Frame 1 (no input): blank canvas, image omitted
Frame 60 (no input): blank canvas, image omitted
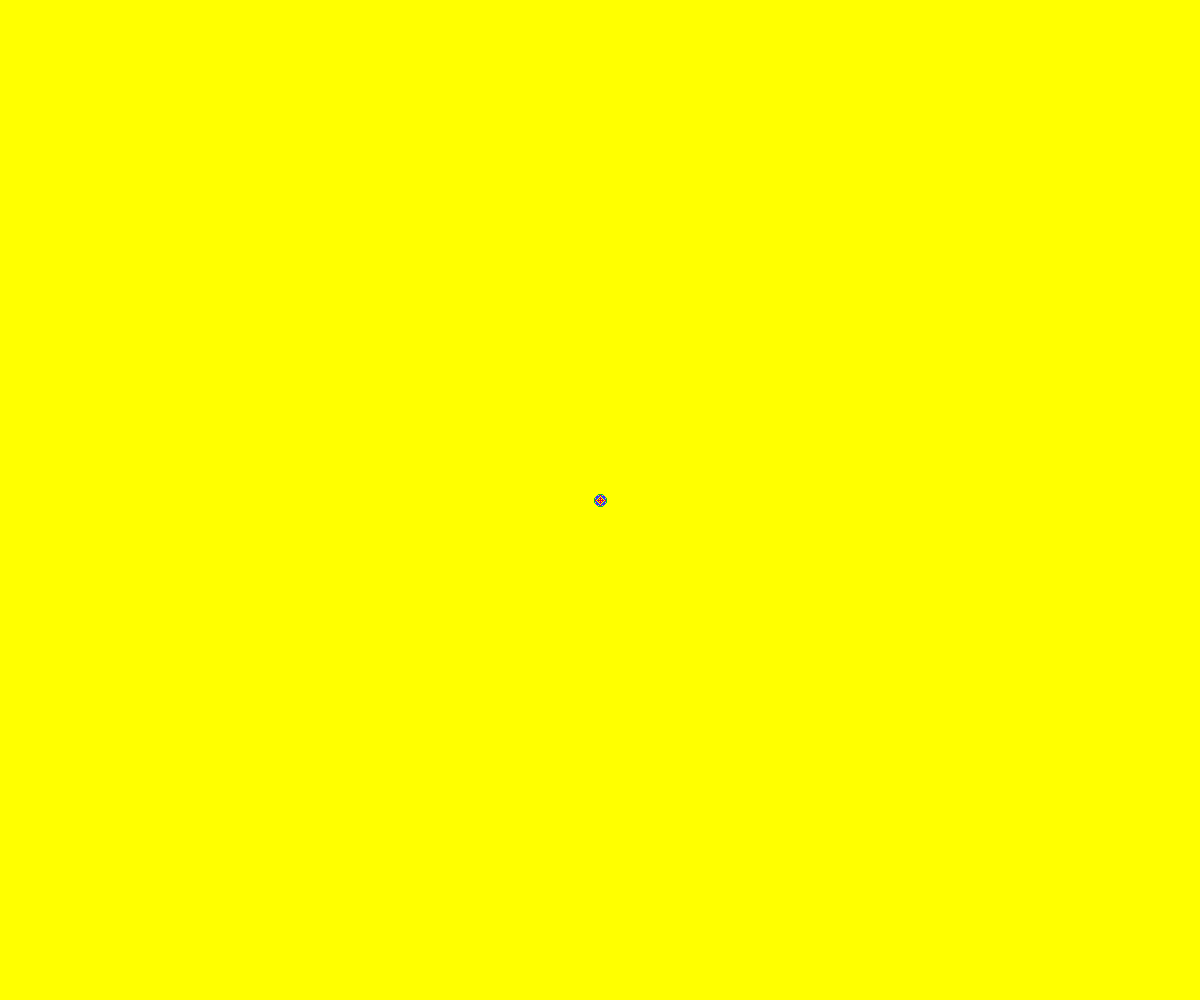
Frame 120 (the mouse pressed at the canvas centre since frame 60)

The p5.js sketch whose frames 1 and 60 were blank and that drew this single picture after the mouse press (run headless with seeded random() and noise() and a simulated clock; from frame 60 on, the mouse is pressed at the canvas centre):

// p5.js sketch
// ── sketch.js
const defaultColor = [255, 0, 0];
const colors = [
  [255, 255, 0],
  [0, 185, 63],
  [0, 104, 255],
  [122, 0, 229],
];

let sandpiles;
let nextpiles;

function setup() {
  createCanvas(windowWidth, windowHeight);
  pixelDensity(1);

  sandpiles = new Array(height).fill().map(() => new Array(width).fill(0));
  nextpiles = new Array(height).fill().map(() => new Array(width).fill(0));

  sandpiles[Math.trunc(height / 2)][Math.trunc(width / 2)] = 10 ** 9;

  background(...defaultColor);
}

function topple() {
  for (let y = 0; y < height; y++) {
    for (let x = 0; x < width; x++) {
      nextpiles[y][x] = sandpiles[y][x];
    }
  }

  for (let y = 0; y < height; y++) {
    for (let x = 0; x < width; x++) {
      const num = sandpiles[y][x];
      if (num < 4) continue;
      nextpiles[y][x] -= 4;
      if (x + 1 < width) nextpiles[y][x + 1]++;
      if (x - 1 >= 0) nextpiles[y][x - 1]++;
      if (y + 1 < height) nextpiles[y + 1][x]++;
      if (y - 1 >= 0) nextpiles[y - 1][x]++;
    }
  }

  let tmp = sandpiles;
  sandpiles = nextpiles;
  nextpiles = tmp;
}

function render() {
  loadPixels();
  for (let y = 0; y < height; y++) {
    for (let x = 0; x < width; x++) {
      const num = sandpiles[y][x];
      const col = num < 4 ? colors[num] : defaultColor;
      const idx = (x + y * width) * 4;
      for (let i = 0; i < 3; i++) {
        pixels[idx + i] = col[i];
      }
    }
  }
  updatePixels();
}

function draw() {
  render();

  topple();
}
